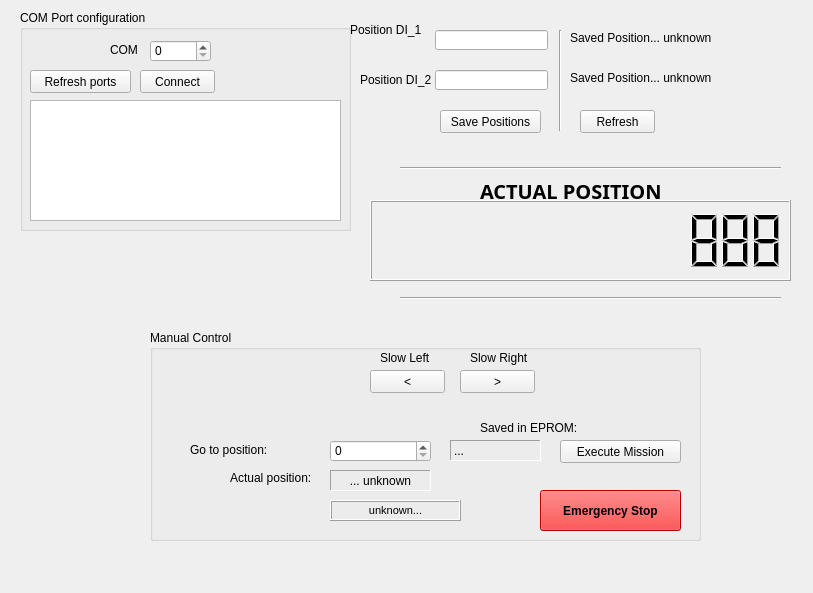
<?xml version="1.0" encoding="UTF-8"?>
<ui version="4.0">
 <class>Form</class>
 <widget class="QWidget" name="Form">
  <property name="geometry">
   <rect>
    <x>0</x>
    <y>0</y>
    <width>813</width>
    <height>593</height>
   </rect>
  </property>
  <property name="font">
   <font>
    <weight>50</weight>
    <italic>false</italic>
    <bold>false</bold>
   </font>
  </property>
  <property name="windowTitle">
   <string>Form</string>
  </property>
  <widget class="QLineEdit" name="lineEdit">
   <property name="geometry">
    <rect>
     <x>435</x>
     <y>30</y>
     <width>113</width>
     <height>20</height>
    </rect>
   </property>
  </widget>
  <widget class="QLineEdit" name="lineEdit_2">
   <property name="geometry">
    <rect>
     <x>435</x>
     <y>70</y>
     <width>113</width>
     <height>20</height>
    </rect>
   </property>
  </widget>
  <widget class="QLabel" name="label">
   <property name="geometry">
    <rect>
     <x>350</x>
     <y>20</y>
     <width>81</width>
     <height>20</height>
    </rect>
   </property>
   <property name="text">
    <string>Position DI_1</string>
   </property>
  </widget>
  <widget class="QLabel" name="label_2">
   <property name="geometry">
    <rect>
     <x>360</x>
     <y>70</y>
     <width>71</width>
     <height>20</height>
    </rect>
   </property>
   <property name="text">
    <string>Position DI_2</string>
   </property>
  </widget>
  <widget class="QPushButton" name="pushButton">
   <property name="geometry">
    <rect>
     <x>440</x>
     <y>110</y>
     <width>101</width>
     <height>23</height>
    </rect>
   </property>
   <property name="text">
    <string>Save Positions</string>
   </property>
  </widget>
  <widget class="QLabel" name="label_3">
   <property name="geometry">
    <rect>
     <x>570</x>
     <y>30</y>
     <width>81</width>
     <height>16</height>
    </rect>
   </property>
   <property name="text">
    <string>Saved Position:</string>
   </property>
  </widget>
  <widget class="QLabel" name="label_4">
   <property name="geometry">
    <rect>
     <x>570</x>
     <y>70</y>
     <width>81</width>
     <height>16</height>
    </rect>
   </property>
   <property name="text">
    <string>Saved Position:</string>
   </property>
  </widget>
  <widget class="Line" name="line">
   <property name="geometry">
    <rect>
     <x>400</x>
     <y>160</y>
     <width>381</width>
     <height>16</height>
    </rect>
   </property>
   <property name="orientation">
    <enum>Qt::Horizontal</enum>
   </property>
  </widget>
  <widget class="Line" name="line_2">
   <property name="geometry">
    <rect>
     <x>550</x>
     <y>30</y>
     <width>20</width>
     <height>101</height>
    </rect>
   </property>
   <property name="orientation">
    <enum>Qt::Vertical</enum>
   </property>
  </widget>
  <widget class="QLabel" name="label_5">
   <property name="geometry">
    <rect>
     <x>650</x>
     <y>30</y>
     <width>151</width>
     <height>16</height>
    </rect>
   </property>
   <property name="text">
    <string>... unknown</string>
   </property>
  </widget>
  <widget class="QLabel" name="label_6">
   <property name="geometry">
    <rect>
     <x>650</x>
     <y>70</y>
     <width>141</width>
     <height>16</height>
    </rect>
   </property>
   <property name="text">
    <string>... unknown</string>
   </property>
  </widget>
  <widget class="QLabel" name="label_7">
   <property name="geometry">
    <rect>
     <x>480</x>
     <y>180</y>
     <width>241</width>
     <height>21</height>
    </rect>
   </property>
   <property name="font">
    <font>
     <family>BankGothic Md BT</family>
     <pointsize>15</pointsize>
     <weight>75</weight>
     <bold>true</bold>
    </font>
   </property>
   <property name="text">
    <string>ACTUAL POSITION</string>
   </property>
  </widget>
  <widget class="QLCDNumber" name="lcdNumber">
   <property name="geometry">
    <rect>
     <x>370</x>
     <y>200</y>
     <width>421</width>
     <height>81</height>
    </rect>
   </property>
   <property name="font">
    <font>
     <pointsize>7</pointsize>
    </font>
   </property>
   <property name="layoutDirection">
    <enum>Qt::RightToLeft</enum>
   </property>
   <property name="autoFillBackground">
    <bool>true</bool>
   </property>
   <property name="midLineWidth">
    <number>0</number>
   </property>
   <property name="digitCount">
    <number>13</number>
   </property>
   <property name="segmentStyle">
    <enum>QLCDNumber::Filled</enum>
   </property>
   <property name="intValue" stdset="0">
    <number>888</number>
   </property>
  </widget>
  <widget class="QPushButton" name="pushButton_2">
   <property name="geometry">
    <rect>
     <x>580</x>
     <y>110</y>
     <width>75</width>
     <height>23</height>
    </rect>
   </property>
   <property name="text">
    <string>Refresh</string>
   </property>
  </widget>
  <widget class="QGroupBox" name="groupBox">
   <property name="geometry">
    <rect>
     <x>150</x>
     <y>330</y>
     <width>551</width>
     <height>211</height>
    </rect>
   </property>
   <property name="title">
    <string>Manual Control</string>
   </property>
   <property name="flat">
    <bool>false</bool>
   </property>
   <property name="checkable">
    <bool>false</bool>
   </property>
   <widget class="QLabel" name="label_9">
    <property name="geometry">
     <rect>
      <x>40</x>
      <y>110</y>
      <width>111</width>
      <height>20</height>
     </rect>
    </property>
    <property name="text">
     <string>Go to position:</string>
    </property>
   </widget>
   <widget class="QPushButton" name="pushButton_6">
    <property name="geometry">
     <rect>
      <x>410</x>
      <y>110</y>
      <width>121</width>
      <height>23</height>
     </rect>
    </property>
    <property name="text">
     <string>Execute Mission</string>
    </property>
   </widget>
   <widget class="QSpinBox" name="spinBox">
    <property name="geometry">
     <rect>
      <x>180</x>
      <y>110</y>
      <width>101</width>
      <height>22</height>
     </rect>
    </property>
    <property name="maximum">
     <number>5000000</number>
    </property>
   </widget>
   <widget class="QLabel" name="label_10">
    <property name="geometry">
     <rect>
      <x>180</x>
      <y>170</y>
      <width>131</width>
      <height>21</height>
     </rect>
    </property>
    <property name="font">
     <font>
      <pointsize>8</pointsize>
     </font>
    </property>
    <property name="frameShape">
     <enum>QFrame::Box</enum>
    </property>
    <property name="frameShadow">
     <enum>QFrame::Raised</enum>
    </property>
    <property name="text">
     <string>unknown...</string>
    </property>
    <property name="alignment">
     <set>Qt::AlignCenter</set>
    </property>
   </widget>
   <widget class="QLabel" name="label_11">
    <property name="geometry">
     <rect>
      <x>80</x>
      <y>140</y>
      <width>91</width>
      <height>16</height>
     </rect>
    </property>
    <property name="text">
     <string>Actual position:</string>
    </property>
   </widget>
   <widget class="QLabel" name="label_12">
    <property name="geometry">
     <rect>
      <x>180</x>
      <y>140</y>
      <width>101</width>
      <height>21</height>
     </rect>
    </property>
    <property name="locale">
     <locale language="English" country="UnitedKingdom"/>
    </property>
    <property name="frameShape">
     <enum>QFrame::Panel</enum>
    </property>
    <property name="frameShadow">
     <enum>QFrame::Sunken</enum>
    </property>
    <property name="text">
     <string>... unknown</string>
    </property>
    <property name="alignment">
     <set>Qt::AlignCenter</set>
    </property>
   </widget>
   <widget class="QLabel" name="label_14">
    <property name="geometry">
     <rect>
      <x>330</x>
      <y>90</y>
      <width>151</width>
      <height>16</height>
     </rect>
    </property>
    <property name="text">
     <string>Saved in EPROM:</string>
    </property>
   </widget>
   <widget class="QLabel" name="label_15">
    <property name="geometry">
     <rect>
      <x>300</x>
      <y>110</y>
      <width>91</width>
      <height>21</height>
     </rect>
    </property>
    <property name="frameShape">
     <enum>QFrame::Panel</enum>
    </property>
    <property name="frameShadow">
     <enum>QFrame::Sunken</enum>
    </property>
    <property name="text">
     <string>...</string>
    </property>
   </widget>
   <widget class="QPushButton" name="pushButton_5">
    <property name="geometry">
     <rect>
      <x>390</x>
      <y>160</y>
      <width>141</width>
      <height>41</height>
     </rect>
    </property>
    <property name="palette">
     <palette>
      <active>
       <colorrole role="WindowText">
        <brush brushstyle="SolidPattern">
         <color alpha="255">
          <red>0</red>
          <green>0</green>
          <blue>0</blue>
         </color>
        </brush>
       </colorrole>
       <colorrole role="Button">
        <brush brushstyle="SolidPattern">
         <color alpha="255">
          <red>255</red>
          <green>0</green>
          <blue>0</blue>
         </color>
        </brush>
       </colorrole>
       <colorrole role="Light">
        <brush brushstyle="SolidPattern">
         <color alpha="255">
          <red>255</red>
          <green>127</green>
          <blue>127</blue>
         </color>
        </brush>
       </colorrole>
       <colorrole role="Midlight">
        <brush brushstyle="SolidPattern">
         <color alpha="255">
          <red>255</red>
          <green>63</green>
          <blue>63</blue>
         </color>
        </brush>
       </colorrole>
       <colorrole role="Dark">
        <brush brushstyle="SolidPattern">
         <color alpha="255">
          <red>127</red>
          <green>0</green>
          <blue>0</blue>
         </color>
        </brush>
       </colorrole>
       <colorrole role="Mid">
        <brush brushstyle="SolidPattern">
         <color alpha="255">
          <red>170</red>
          <green>0</green>
          <blue>0</blue>
         </color>
        </brush>
       </colorrole>
       <colorrole role="Text">
        <brush brushstyle="SolidPattern">
         <color alpha="255">
          <red>0</red>
          <green>0</green>
          <blue>0</blue>
         </color>
        </brush>
       </colorrole>
       <colorrole role="BrightText">
        <brush brushstyle="SolidPattern">
         <color alpha="255">
          <red>255</red>
          <green>255</green>
          <blue>255</blue>
         </color>
        </brush>
       </colorrole>
       <colorrole role="ButtonText">
        <brush brushstyle="SolidPattern">
         <color alpha="255">
          <red>0</red>
          <green>0</green>
          <blue>0</blue>
         </color>
        </brush>
       </colorrole>
       <colorrole role="Base">
        <brush brushstyle="SolidPattern">
         <color alpha="255">
          <red>255</red>
          <green>255</green>
          <blue>255</blue>
         </color>
        </brush>
       </colorrole>
       <colorrole role="Window">
        <brush brushstyle="SolidPattern">
         <color alpha="255">
          <red>255</red>
          <green>0</green>
          <blue>0</blue>
         </color>
        </brush>
       </colorrole>
       <colorrole role="Shadow">
        <brush brushstyle="SolidPattern">
         <color alpha="255">
          <red>0</red>
          <green>0</green>
          <blue>0</blue>
         </color>
        </brush>
       </colorrole>
       <colorrole role="AlternateBase">
        <brush brushstyle="SolidPattern">
         <color alpha="255">
          <red>255</red>
          <green>127</green>
          <blue>127</blue>
         </color>
        </brush>
       </colorrole>
       <colorrole role="ToolTipBase">
        <brush brushstyle="SolidPattern">
         <color alpha="255">
          <red>255</red>
          <green>255</green>
          <blue>220</blue>
         </color>
        </brush>
       </colorrole>
       <colorrole role="ToolTipText">
        <brush brushstyle="SolidPattern">
         <color alpha="255">
          <red>0</red>
          <green>0</green>
          <blue>0</blue>
         </color>
        </brush>
       </colorrole>
      </active>
      <inactive>
       <colorrole role="WindowText">
        <brush brushstyle="SolidPattern">
         <color alpha="255">
          <red>0</red>
          <green>0</green>
          <blue>0</blue>
         </color>
        </brush>
       </colorrole>
       <colorrole role="Button">
        <brush brushstyle="SolidPattern">
         <color alpha="255">
          <red>255</red>
          <green>0</green>
          <blue>0</blue>
         </color>
        </brush>
       </colorrole>
       <colorrole role="Light">
        <brush brushstyle="SolidPattern">
         <color alpha="255">
          <red>255</red>
          <green>127</green>
          <blue>127</blue>
         </color>
        </brush>
       </colorrole>
       <colorrole role="Midlight">
        <brush brushstyle="SolidPattern">
         <color alpha="255">
          <red>255</red>
          <green>63</green>
          <blue>63</blue>
         </color>
        </brush>
       </colorrole>
       <colorrole role="Dark">
        <brush brushstyle="SolidPattern">
         <color alpha="255">
          <red>127</red>
          <green>0</green>
          <blue>0</blue>
         </color>
        </brush>
       </colorrole>
       <colorrole role="Mid">
        <brush brushstyle="SolidPattern">
         <color alpha="255">
          <red>170</red>
          <green>0</green>
          <blue>0</blue>
         </color>
        </brush>
       </colorrole>
       <colorrole role="Text">
        <brush brushstyle="SolidPattern">
         <color alpha="255">
          <red>0</red>
          <green>0</green>
          <blue>0</blue>
         </color>
        </brush>
       </colorrole>
       <colorrole role="BrightText">
        <brush brushstyle="SolidPattern">
         <color alpha="255">
          <red>255</red>
          <green>255</green>
          <blue>255</blue>
         </color>
        </brush>
       </colorrole>
       <colorrole role="ButtonText">
        <brush brushstyle="SolidPattern">
         <color alpha="255">
          <red>0</red>
          <green>0</green>
          <blue>0</blue>
         </color>
        </brush>
       </colorrole>
       <colorrole role="Base">
        <brush brushstyle="SolidPattern">
         <color alpha="255">
          <red>255</red>
          <green>255</green>
          <blue>255</blue>
         </color>
        </brush>
       </colorrole>
       <colorrole role="Window">
        <brush brushstyle="SolidPattern">
         <color alpha="255">
          <red>255</red>
          <green>0</green>
          <blue>0</blue>
         </color>
        </brush>
       </colorrole>
       <colorrole role="Shadow">
        <brush brushstyle="SolidPattern">
         <color alpha="255">
          <red>0</red>
          <green>0</green>
          <blue>0</blue>
         </color>
        </brush>
       </colorrole>
       <colorrole role="AlternateBase">
        <brush brushstyle="SolidPattern">
         <color alpha="255">
          <red>255</red>
          <green>127</green>
          <blue>127</blue>
         </color>
        </brush>
       </colorrole>
       <colorrole role="ToolTipBase">
        <brush brushstyle="SolidPattern">
         <color alpha="255">
          <red>255</red>
          <green>255</green>
          <blue>220</blue>
         </color>
        </brush>
       </colorrole>
       <colorrole role="ToolTipText">
        <brush brushstyle="SolidPattern">
         <color alpha="255">
          <red>0</red>
          <green>0</green>
          <blue>0</blue>
         </color>
        </brush>
       </colorrole>
      </inactive>
      <disabled>
       <colorrole role="WindowText">
        <brush brushstyle="SolidPattern">
         <color alpha="255">
          <red>127</red>
          <green>0</green>
          <blue>0</blue>
         </color>
        </brush>
       </colorrole>
       <colorrole role="Button">
        <brush brushstyle="SolidPattern">
         <color alpha="255">
          <red>255</red>
          <green>0</green>
          <blue>0</blue>
         </color>
        </brush>
       </colorrole>
       <colorrole role="Light">
        <brush brushstyle="SolidPattern">
         <color alpha="255">
          <red>255</red>
          <green>127</green>
          <blue>127</blue>
         </color>
        </brush>
       </colorrole>
       <colorrole role="Midlight">
        <brush brushstyle="SolidPattern">
         <color alpha="255">
          <red>255</red>
          <green>63</green>
          <blue>63</blue>
         </color>
        </brush>
       </colorrole>
       <colorrole role="Dark">
        <brush brushstyle="SolidPattern">
         <color alpha="255">
          <red>127</red>
          <green>0</green>
          <blue>0</blue>
         </color>
        </brush>
       </colorrole>
       <colorrole role="Mid">
        <brush brushstyle="SolidPattern">
         <color alpha="255">
          <red>170</red>
          <green>0</green>
          <blue>0</blue>
         </color>
        </brush>
       </colorrole>
       <colorrole role="Text">
        <brush brushstyle="SolidPattern">
         <color alpha="255">
          <red>127</red>
          <green>0</green>
          <blue>0</blue>
         </color>
        </brush>
       </colorrole>
       <colorrole role="BrightText">
        <brush brushstyle="SolidPattern">
         <color alpha="255">
          <red>255</red>
          <green>255</green>
          <blue>255</blue>
         </color>
        </brush>
       </colorrole>
       <colorrole role="ButtonText">
        <brush brushstyle="SolidPattern">
         <color alpha="255">
          <red>127</red>
          <green>0</green>
          <blue>0</blue>
         </color>
        </brush>
       </colorrole>
       <colorrole role="Base">
        <brush brushstyle="SolidPattern">
         <color alpha="255">
          <red>255</red>
          <green>0</green>
          <blue>0</blue>
         </color>
        </brush>
       </colorrole>
       <colorrole role="Window">
        <brush brushstyle="SolidPattern">
         <color alpha="255">
          <red>255</red>
          <green>0</green>
          <blue>0</blue>
         </color>
        </brush>
       </colorrole>
       <colorrole role="Shadow">
        <brush brushstyle="SolidPattern">
         <color alpha="255">
          <red>0</red>
          <green>0</green>
          <blue>0</blue>
         </color>
        </brush>
       </colorrole>
       <colorrole role="AlternateBase">
        <brush brushstyle="SolidPattern">
         <color alpha="255">
          <red>255</red>
          <green>0</green>
          <blue>0</blue>
         </color>
        </brush>
       </colorrole>
       <colorrole role="ToolTipBase">
        <brush brushstyle="SolidPattern">
         <color alpha="255">
          <red>255</red>
          <green>255</green>
          <blue>220</blue>
         </color>
        </brush>
       </colorrole>
       <colorrole role="ToolTipText">
        <brush brushstyle="SolidPattern">
         <color alpha="255">
          <red>0</red>
          <green>0</green>
          <blue>0</blue>
         </color>
        </brush>
       </colorrole>
      </disabled>
     </palette>
    </property>
    <property name="font">
     <font>
      <weight>75</weight>
      <bold>true</bold>
     </font>
    </property>
    <property name="toolTip">
     <string>&lt;html&gt;&lt;head/&gt;&lt;body&gt;&lt;p&gt;Emargency Stop&lt;/p&gt;&lt;/body&gt;&lt;/html&gt;</string>
    </property>
    <property name="locale">
     <locale language="English" country="UnitedStates"/>
    </property>
    <property name="text">
     <string>Emergency Stop</string>
    </property>
    <property name="autoDefault">
     <bool>false</bool>
    </property>
    <property name="default">
     <bool>false</bool>
    </property>
    <property name="flat">
     <bool>false</bool>
    </property>
   </widget>
   <widget class="QPushButton" name="slowLeft">
    <property name="geometry">
     <rect>
      <x>220</x>
      <y>40</y>
      <width>75</width>
      <height>23</height>
     </rect>
    </property>
    <property name="text">
     <string>&lt;</string>
    </property>
   </widget>
   <widget class="QPushButton" name="slowRight">
    <property name="geometry">
     <rect>
      <x>310</x>
      <y>40</y>
      <width>75</width>
      <height>23</height>
     </rect>
    </property>
    <property name="text">
     <string>&gt;</string>
    </property>
   </widget>
   <widget class="QLabel" name="label_13">
    <property name="geometry">
     <rect>
      <x>230</x>
      <y>20</y>
      <width>71</width>
      <height>16</height>
     </rect>
    </property>
    <property name="text">
     <string>Slow Left</string>
    </property>
   </widget>
   <widget class="QLabel" name="label_16">
    <property name="geometry">
     <rect>
      <x>320</x>
      <y>20</y>
      <width>81</width>
      <height>16</height>
     </rect>
    </property>
    <property name="text">
     <string>Slow Right</string>
    </property>
   </widget>
  </widget>
  <widget class="Line" name="line_3">
   <property name="geometry">
    <rect>
     <x>400</x>
     <y>290</y>
     <width>381</width>
     <height>16</height>
    </rect>
   </property>
   <property name="orientation">
    <enum>Qt::Horizontal</enum>
   </property>
  </widget>
  <widget class="QGroupBox" name="groupBox_2">
   <property name="geometry">
    <rect>
     <x>20</x>
     <y>10</y>
     <width>331</width>
     <height>221</height>
    </rect>
   </property>
   <property name="title">
    <string>COM Port configuration</string>
   </property>
   <widget class="QTextBrowser" name="textBrowser">
    <property name="geometry">
     <rect>
      <x>10</x>
      <y>90</y>
      <width>311</width>
      <height>121</height>
     </rect>
    </property>
    <property name="font">
     <font>
      <pointsize>8</pointsize>
      <weight>50</weight>
      <italic>false</italic>
      <bold>false</bold>
     </font>
    </property>
    <property name="lineWidth">
     <number>0</number>
    </property>
    <property name="verticalScrollBarPolicy">
     <enum>Qt::ScrollBarAsNeeded</enum>
    </property>
    <property name="horizontalScrollBarPolicy">
     <enum>Qt::ScrollBarAlwaysOff</enum>
    </property>
    <property name="html">
     <string>&lt;!DOCTYPE HTML PUBLIC &quot;-//W3C//DTD HTML 4.0//EN&quot; &quot;http://www.w3.org/TR/REC-html40/strict.dtd&quot;&gt;
&lt;html&gt;&lt;head&gt;&lt;meta name=&quot;qrichtext&quot; content=&quot;1&quot; /&gt;&lt;style type=&quot;text/css&quot;&gt;
p, li { white-space: pre-wrap; }
&lt;/style&gt;&lt;/head&gt;&lt;body style=&quot; font-family:'Ubuntu'; font-size:8pt; font-weight:400; font-style:normal;&quot;&gt;
&lt;p style=&quot;-qt-paragraph-type:empty; margin-top:0px; margin-bottom:0px; margin-left:0px; margin-right:0px; -qt-block-indent:0; text-indent:0px; font-family:'MS Shell Dlg 2';&quot;&gt;&lt;br /&gt;&lt;/p&gt;&lt;/body&gt;&lt;/html&gt;</string>
    </property>
   </widget>
   <widget class="QPushButton" name="pushButton_7">
    <property name="geometry">
     <rect>
      <x>120</x>
      <y>60</y>
      <width>75</width>
      <height>23</height>
     </rect>
    </property>
    <property name="text">
     <string>Connect</string>
    </property>
   </widget>
   <widget class="QSpinBox" name="spinBox_2">
    <property name="geometry">
     <rect>
      <x>130</x>
      <y>30</y>
      <width>61</width>
      <height>22</height>
     </rect>
    </property>
    <property name="maximum">
     <number>5000000</number>
    </property>
   </widget>
   <widget class="QLabel" name="label_8">
    <property name="geometry">
     <rect>
      <x>90</x>
      <y>30</y>
      <width>31</width>
      <height>20</height>
     </rect>
    </property>
    <property name="text">
     <string>COM</string>
    </property>
   </widget>
   <widget class="QPushButton" name="pushButton_8">
    <property name="geometry">
     <rect>
      <x>10</x>
      <y>60</y>
      <width>101</width>
      <height>23</height>
     </rect>
    </property>
    <property name="text">
     <string>Refresh ports</string>
    </property>
   </widget>
  </widget>
  <action name="ledOn">
   <property name="text">
    <string>refresh</string>
   </property>
  </action>
 </widget>
 <resources/>
 <connections/>
</ui>
